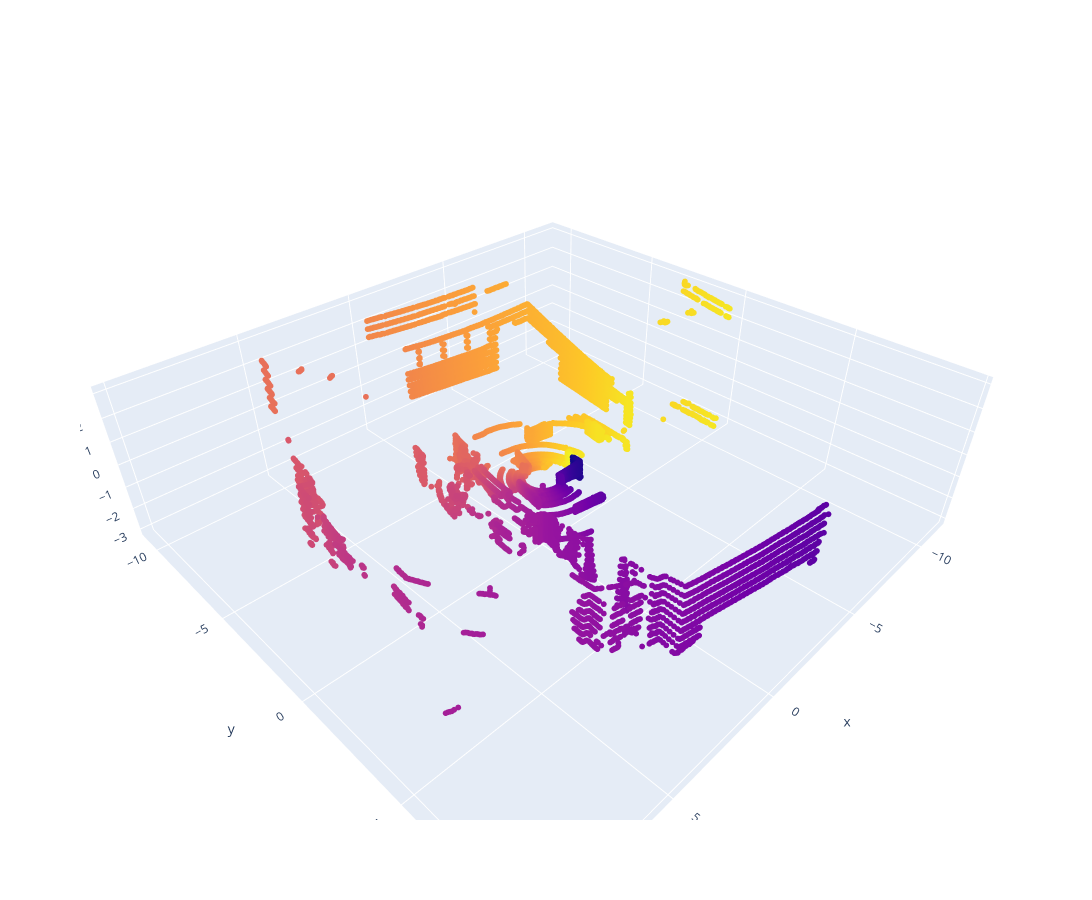

The cell this chart's notebook holds for it:
### Code cell
PC = PCs[frame_num]
data = go.Scatter3d(x=PC[:,0], y=PC[:,1], z=PC[:,2],
        mode='markers', marker=dict(size=2, color=np.arange(len(PC))), hovertext=np.arange(len(PC)))
#data1 = pc_plot_trace(PCs[156], color=np.arange(len(PCs[156])))
#data2 = pc_plot_trace(PCs[frame_num], color=np.arange(len(PCs[frame_num])))
fig = go.Figure(data=data)
fig.update_layout(width=1500, height=900, scene=dict(aspectmode='data'))
fig.show()

### Figure 1 — Plotly figure (JSON) as saved in the notebook; plotly's stock layout.template omitted (floating-point values rounded to 4 significant figures; data arrays with more than 128 entries replaced by an {"elided": "..."} marker saying what was removed)
{"data": [{"hovertext": {"elided": "28246 int values"}, "marker": {"color": {"elided": "28246 int values"}, "size": 2}, "mode": "markers", "type": "scatter3d", "x": {"elided": "28246 float values"}, "y": {"elided": "28246 float values"}, "z": {"elided": "28246 float values"}}], "layout": {"height": 900, "scene": {"aspectmode": "data"}, "width": 1500}}
